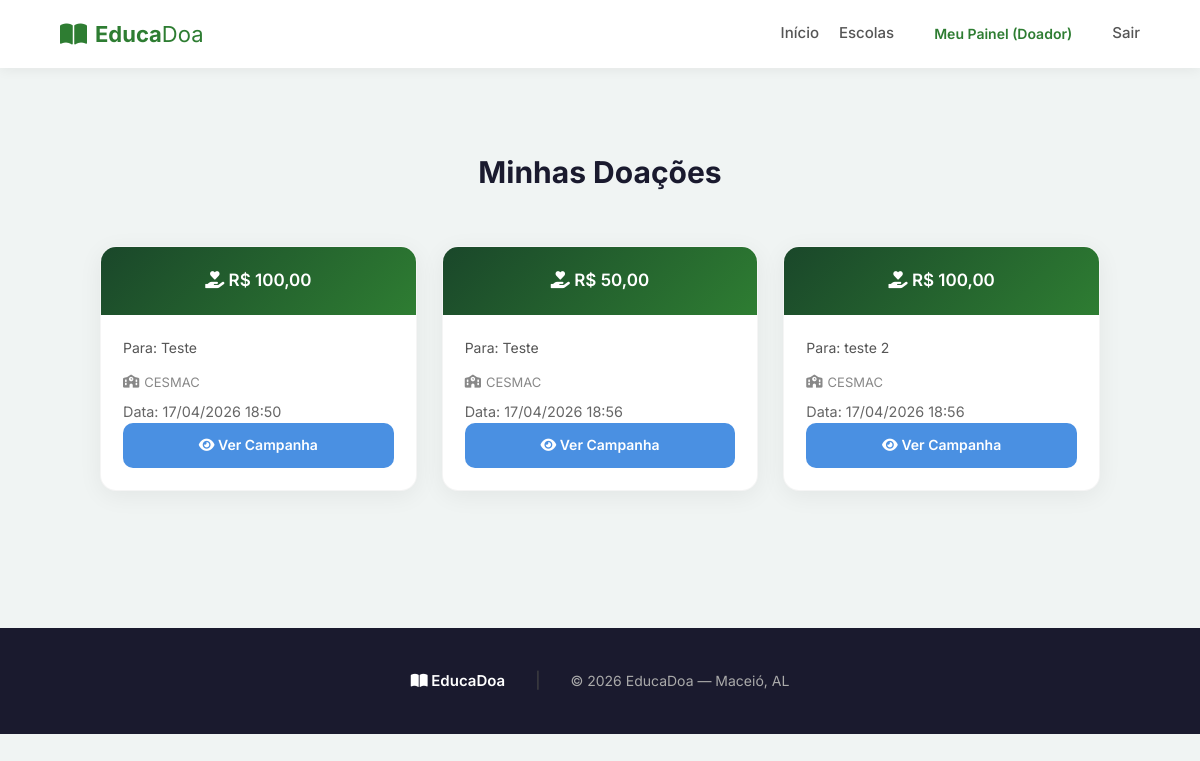
Page /dashboard/doador/ (signed in) on the committed database.
### core/models.py (models this page shows, shortened)
class Doacao(models.Model):
    doador = models.ForeignKey(Doador, on_delete=models.SET_NULL, null=True, related_name='doacoes')
    necessidade = models.ForeignKey(Necessidade, on_delete=models.CASCADE, related_name='doacoes')
    valor = models.DecimalField(max_digits=10, decimal_places=2)
    data_doacao = models.DateTimeField(auto_now_add=True)

class Necessidade(models.Model):
    escola = models.ForeignKey(Escola, on_delete=models.CASCADE, related_name='necessidades')
    titulo = models.CharField(max_length=200)
    descricao = models.TextField()
    valor_meta = models.DecimalField(max_digits=10, decimal_places=2)
    valor_arrecadado = models.DecimalField(max_digits=10, decimal_places=2, default=0.00)
    imagem = models.ImageField(upload_to='necessidades/', blank=True, null=True)
    data_criacao = models.DateTimeField(auto_now_add=True)

class Escola(models.Model):
    usuario = models.OneToOneField(Usuario, on_delete=models.CASCADE, primary_key=True)
    cnpj = models.CharField(max_length=18, unique=True)
    cidade = models.CharField(max_length=100)
    estado = models.CharField(max_length=2)
    nome_escola = models.CharField(max_length=200)

### core/views.py (the view)
# urls.py: path('dashboard/doador/', views.dashboard_doador, name='dashboard_doador'),
@login_required
def dashboard_doador(request):
    if getattr(request.user, 'is_doador', False):
        doacoes = Doacao.objects.filter(doador=request.user.doador)
        return render(request, 'dashboard_doador.html', {'doacoes': doacoes})
    return redirect('home')

### templates/dashboard_doador.html (shortened to what this page needs)
{% extends 'base.html' %}
{% load static %}
{% block content %}
<section class="featured-schools" style="min-height: 70vh;">
  <h2>Minhas Doações</h2>
  <div class="schools-grid">
    {% for doacao in doacoes %}
    <div class="school-card">
      <div class="school-card-header">
        <h3><i class="fas fa-hand-holding-heart"></i> R$ {{ doacao.valor }}</h3>
      </div>
      <div class="school-card-body">
        <p class="school-need">Para: {{ doacao.necessidade.titulo }}</p>
        <p class="school-location"><i class="fas fa-school"></i> {{ doacao.necessidade.escola.nome_escola }}</p>
        <p style="font-size: 0.9em; color:#666;">Data: {{ doacao.data_doacao|date:"d/m/Y H:i" }}</p>
        <a href="{% url 'escola_detalhe' doacao.necessidade.escola.pk %}" class="btn-doar-escola" style="background:#4A90E2; color:#fff;">
          <i class="fas fa-eye"></i> Ver Campanha
        </a>
      </div>
    </div>
    {% endfor %}
  </div>
</section>
{% endblock %}

### static/style.css (style rules this page uses)
* { margin: 0; padding: 0; box-sizing: border-box; font-family: 'Inter', Arial, Helvetica, sans-serif; }
body { background: #f0f4f3; color: #333; line-height: 1.6; }
a { text-decoration: none; transition: color 0.3s ease; }
section { padding: 80px 5%; }
section > h2 { text-align: center; font-size: 30px; margin-bottom: 12px; color: #1a1a2e; font-weight: 700; }
.featured-schools > h2 { text-align: center; margin-bottom: 50px; }
.schools-grid { display: grid; grid-template-columns: repeat(auto-fit, minmax(300px, 1fr)); gap: 25px; max-width: 1000px; margin: 0 auto; }
.school-card { background: white; border-radius: 16px; overflow: hidden; box-shadow: 0 5px 25px rgba(0, 0, 0, 0.06); transition: all 0.3s ease; border: 1px solid rgba(0, 0, 0, 0.04); }
.school-card-header { background: linear-gradient(135deg, #1a472a, #2e7d32); color: white; padding: 20px; text-align: center; }
.school-card-header h3 { font-size: 17px; font-weight: 600; }
.school-card-body { padding: 22px; }
.school-location { font-size: 13px; color: #888; margin-bottom: 8px; display: flex; align-items: center; gap: 5px; }
.school-need { font-size: 14px; color: #555; margin-bottom: 14px; line-height: 1.5; }
.btn-doar-escola { display: block; text-align: center; background: #2e7d32; color: white; padding: 11px 20px; border-radius: 10px; font-weight: 600; font-size: 14px; transition: all 0.3s ease; text-decoration: none; }

### rows in the picture
Doacao: valor "100,00", necessidade.titulo "Teste", necessidade.escola.nome_escola "CESMAC", data_doacao "17/04/2026 18:50"
Doacao: valor "50,00", necessidade.titulo "Teste", necessidade.escola.nome_escola "CESMAC", data_doacao "17/04/2026 18:56"
Doacao: valor "100,00", necessidade.titulo "teste 2", necessidade.escola.nome_escola "CESMAC", data_doacao "17/04/2026 18:56"
